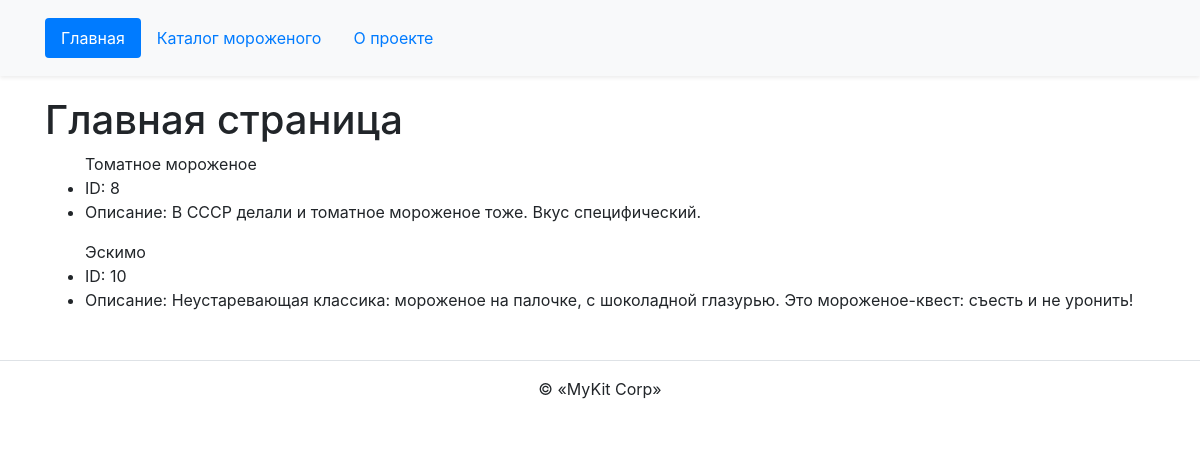
The page / on the database its author committed.
### ice_cream/models.py (models this page shows, shortened)
class IceCream(PublishModel):
    title = models.CharField('название', max_length=256)
    description = models.TextField('описание')
    is_on_main = models.BooleanField('на главной', default=False)
    wrapper = models.OneToOneField(
        Wrapper,
        on_delete=models.SET_NULL,
        null=True,
        related_name='ice_cream',
        verbose_name='обёртка',
    )
    toppings = models.ManyToManyField(
        Topping,
        related_name='ice_cream',
        verbose_name='начинки',
    )
    category = models.ForeignKey(
        Category,
        on_delete=models.CASCADE,
        related_name='ice_creams',
        verbose_name='категория',
    )
    class Meta:
        verbose_name = 'мороженое'
        verbose_name_plural = 'мороженое'

### homepage/views.py (the view)
# urls.py: path('', views.index, name='index'),
def index(request):
    template = 'homepage/index.html'
    ice_cream_list = IceCream.objects.values('id', 'title', 'description').filter(is_published=True, is_on_main=True)
    context = {
        'ice_cream_list': ice_cream_list,
    }
    return render(request, template, context)

### templates/homepage/index.html (shortened to what this page needs)
{% extends "base.html" %}
{% block content %}
  <h1 class="pb-2 mb-0">Главная страница</h1>
  {% for ice_cream in ice_cream_list %}
    <ul>
      {{ ice_cream.title }}
      <li>ID: {{ ice_cream.id }}</li>
      <li>Описание: {{ ice_cream.description }}</li>
    </ul>
  {% endfor %}
{% endblock %}

### rows shown on the page
IceCream: title "Томатное мороженое", id "8", description "В СССР делали и томатное мороженое тоже. Вкус специфический."
IceCream: title "Эскимо", id "10", description "Неустаревающая классика: мороженое на палочке, с шоколадной глазурью. Это мороженое-квест: съесть и не уронить!"
